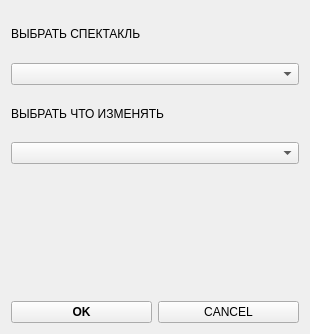
<?xml version="1.0" encoding="UTF-8"?>
<ui version="4.0">
 <class>Form</class>
 <widget class="QWidget" name="Form">
  <property name="geometry">
   <rect>
    <x>0</x>
    <y>0</y>
    <width>310</width>
    <height>334</height>
   </rect>
  </property>
  <property name="windowTitle">
   <string>Изменить данные в СПЕКТАКЛЕ</string>
  </property>
  <layout class="QGridLayout" name="gridLayout">
   <item row="0" column="0">
    <layout class="QVBoxLayout" name="verticalLayout">
     <item>
      <widget class="QLabel" name="label_redActBase_act">
       <property name="text">
        <string>ВЫБРАТЬ СПЕКТАКЛЬ</string>
       </property>
      </widget>
     </item>
     <item>
      <widget class="QComboBox" name="comboBox_redActBase_act"/>
     </item>
     <item>
      <widget class="QLabel" name="label_redActBase_attr">
       <property name="text">
        <string>ВЫБРАТЬ ЧТО ИЗМЕНЯТЬ</string>
       </property>
      </widget>
     </item>
     <item>
      <widget class="QComboBox" name="comboBox_redActBase_attr"/>
     </item>
    </layout>
   </item>
   <item row="1" column="0">
    <layout class="QHBoxLayout" name="horizontalLayout_3">
     <item alignment="Qt::AlignBottom">
      <widget class="QPushButton" name="pushButton_redActBase_ok">
       <property name="font">
        <font>
         <weight>75</weight>
         <bold>true</bold>
        </font>
       </property>
       <property name="text">
        <string>OK</string>
       </property>
      </widget>
     </item>
     <item alignment="Qt::AlignBottom">
      <widget class="QPushButton" name="pushButton_redActBase_cancel">
       <property name="text">
        <string>CANCEL</string>
       </property>
      </widget>
     </item>
    </layout>
   </item>
  </layout>
 </widget>
 <resources/>
 <connections/>
</ui>
